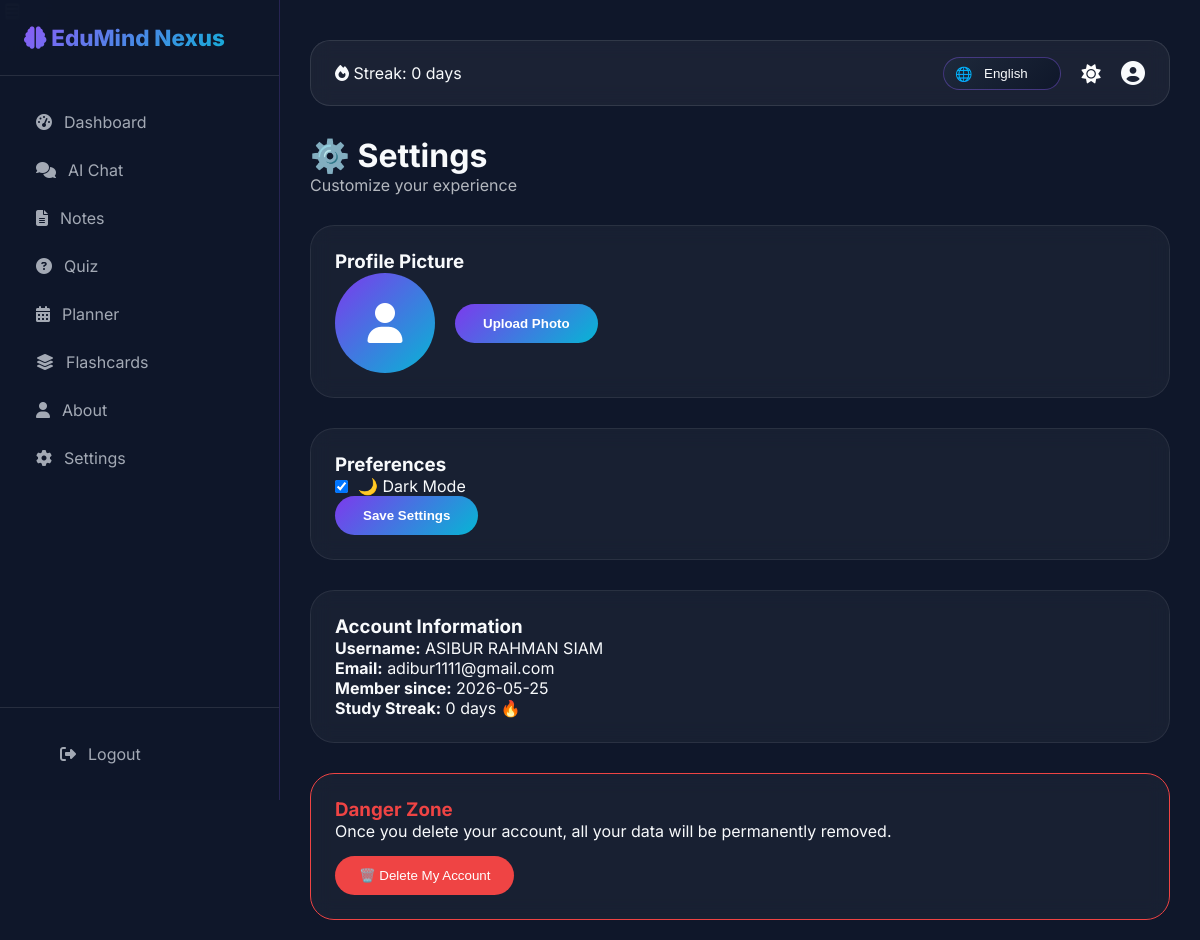
The app's page /settings (signed in) with its own data.
### app.py (models this page shows)
class User(db.Model):
    __tablename__ = 'users'
    id = db.Column(db.Integer, primary_key=True)
    username = db.Column(db.String(80), unique=True, nullable=False)
    email = db.Column(db.String(120), unique=True, nullable=False)
    password_hash = db.Column(db.String(255), nullable=False)
    created_at = db.Column(db.DateTime, default=datetime.utcnow)
    dark_mode = db.Column(db.Boolean, default=True)
    study_streak = db.Column(db.Integer, default=0)
    last_active = db.Column(db.DateTime, default=datetime.utcnow)
    reset_token = db.Column(db.String(100), nullable=True)

### app.py (the view)
@app.route('/settings', methods=['GET', 'POST'])
@login_required
def settings():
    user = User.query.get(session['user_id'])
    if request.method == 'POST':
        dark_mode = request.form.get('dark_mode') == 'on'
        user.dark_mode = dark_mode
        session['dark_mode'] = dark_mode
        db.session.commit()
        flash('Settings updated!', 'success')
    return render_template('settings.html', user=user)

### app.py (called while the page is built)
def login_required(f):
    @wraps(f)
    def decorated(*args, **kwargs):
        if 'user_id' not in session:
            flash('Please login first!', 'warning')
            return redirect(url_for('login'))
        return f(*args, **kwargs)
    return decorated

### templates/settings.html (shortened to what this page needs)
﻿{% extends "base.html" %}
{% block content %}
<div>
    <h1>⚙️ Settings</h1>
    <p style="opacity: 0.7; margin-bottom: 30px;">Customize your experience</p>
    <div class="card" style="margin-bottom: 30px;">
        <h3>Profile Picture</h3>
        <div style="display: flex; align-items: center; gap: 20px; flex-wrap: wrap;">
            <div style="width: 100px; height: 100px; border-radius: 50%; background: linear-gradient(135deg, #7c3aed, #06b6d4); display: flex; align-items: center; justify-content: center; overflow: hidden;">
                {% if session.user_profile_image %}
                <img src="{{ url_for('static', filename='uploads/' + session.user_profile_image) }}" style="width: 100%; height: 100%; object-fit: cover;">
                {% else %}
                <i class="fas fa-user" style="font-size: 40px; color: white;"></i>
                {% endif %}
            </div>
            <div>
                <form id="profileImageForm" method="POST" enctype="multipart/form-data">
                    <button type="button" onclick="document.getElementById('profileImageInput').click()" class="btn-primary">Upload Photo</button>
                </form>
            </div>
        </div>
    </div>
    <div class="card" style="margin-bottom: 30px;">
        <h3>Preferences</h3>
        <form method="POST">
            <div class="form-group">
                <label style="display: flex; align-items: center; gap: 10px; cursor: pointer;">
                    <input type="checkbox" name="dark_mode" {% if user.dark_mode %}checked{% endif %}>
                    🌙 Dark Mode
                </label>
            </div>
            <button type="submit" class="btn-primary">Save Settings</button>
        </form>
    </div>
    <div class="card" style="margin-bottom: 30px;">
        <h3>Account Information</h3>
        <p><strong>Username:</strong> {{ user.username }}</p>
        <p><strong>Email:</strong> {{ user.email }}</p>
        <p><strong>Member since:</strong> {{ user.created_at.strftime('%Y-%m-%d') if user.created_at else 'Just joined' }}</p>
        <p><strong>Study Streak:</strong> {{ user.study_streak }} days 🔥</p>
    </div>
    <div class="card" style="border-color: #ef4444;">
        <h3 style="color: #ef4444;">Danger Zone</h3>
        <p style="margin-bottom: 15px;">Once you delete your account, all your data will be permanently removed.</p>
        <form method="POST" action="{{ url_for('delete_account') }}" onsubmit="return confirm('Are you sure? This action cannot be undone!');">
            <button type="submit" style="background: #ef4444; border: none; padding: 12px 24px; border-radius: 30px; color: white; cursor: pointer;">
                🗑️ Delete My Account
            </button>
        </form>
    </div>
</div>
{% endblock %}

### templates/base.html (shortened to what this page needs)
﻿<!DOCTYPE html>
<html lang="en">
<head>
    <link rel="stylesheet" href="https://cdnjs.cloudflare.com/ajax/libs/font-awesome/6.4.0/css/all.min.css">
</head>
<body class="{{ 'dark' if session.get('dark_mode', True) else 'light' }}">
    <button class="mobile-menu-btn" onclick="toggleSidebar()"></button>
    {% if session.user_id %}
    <div class="sidebar" id="sidebar">
        <div class="sidebar-header"><h2 class="logo"><i class="fas fa-brain"></i> EduMind Nexus</h2></div>
        <div class="sidebar-nav">
            <a href="{{ url_for('dashboard') }}" class="nav-item"><i class="fas fa-tachometer-alt"></i> Dashboard</a>
            <a href="{{ url_for('chat') }}" class="nav-item"><i class="fas fa-comments"></i> AI Chat</a>
            <a href="{{ url_for('notes') }}" class="nav-item"><i class="fas fa-file-alt"></i> Notes</a>
            <a href="{{ url_for('quiz') }}" class="nav-item"><i class="fas fa-question-circle"></i> Quiz</a>
            <a href="{{ url_for('planner') }}" class="nav-item"><i class="fas fa-calendar-alt"></i> Planner</a>
            <a href="{{ url_for('flashcards') }}" class="nav-item"><i class="fas fa-layer-group"></i> Flashcards</a>
            <a href="{{ url_for('about') }}" class="nav-item"><i class="fas fa-user"></i> About</a>
            <a href="{{ url_for('settings') }}" class="nav-item"><i class="fas fa-cog"></i> Settings</a>
        </div>
        <div class="sidebar-footer"><a href="{{ url_for('logout') }}" class="nav-item"><i class="fas fa-sign-out-alt"></i> Logout</a></div>
    </div>
    {% endif %}
    <div class="main-content">
        <div class="top-bar">
            <div>
                {% if session.user_id %}
                <span><i class="fas fa-fire"></i> Streak: {{ session.get('study_streak', 0) }} days</span>
                {% endif %}
            </div>
            <div style="display: flex; align-items: center; gap: 10px; flex-wrap: wrap;">
                {% if session.user_id %}
                <div class="language-selector" style="position: relative;">
                    <select id="languageSelect">
                        <option value="en">English</option>
                    </select>
                </div>
                <button onclick="toggleTheme()" class="theme-toggle">
                    <i class="fas {{ 'fa-sun' if session.get('dark_mode', True) else 'fa-moon' }}"></i>
                </button>
                <div class="user-menu" style="position: relative; cursor: pointer;">
                    <i class="fas fa-user-circle" style="font-size: 1.5rem;"></i>
                </div>
                {% endif %}
            </div>
        </div>
        {% block content %}{% endblock %}
    </div>
</body>
</html>

### templates/base.html (style rules this page uses)
:root { --primary: #7c3aed; --primary-dark: #6d28d9; --primary-light: #8b5cf6; --secondary: #06b6d4; --dark-bg: #0f172a; --light-bg: #f8fafc; --dark-text: #f8fafc; --light-text: #0f172a; --gray: #64748b; }
* { margin: 0; padding: 0; box-sizing: border-box; }
body { font-family: 'Inter', sans-serif; background: var(--dark-bg); color: var(--dark-text); transition: all 0.3s ease; overflow-x: hidden; }
.sidebar { position: fixed; left: 0; top: 0; width: 280px; height: 100vh; background: rgba(15, 23, 42, 0.98); backdrop-filter: blur(15px); border-right: 1px solid rgba(139, 92, 246, 0.2); z-index: 100; transition: transform 0.3s ease; }
.sidebar-header { padding: 24px; border-bottom: 1px solid rgba(255,255,255,0.1); }
.logo { font-size: 1.4rem; font-weight: 800; background: linear-gradient(135deg, #8b5cf6, #06b6d4); -webkit-background-clip: text; background-clip: text; color: transparent; }
.sidebar-nav { padding: 20px 0; }
.nav-item { display: flex; align-items: center; gap: 12px; padding: 12px 24px; color: #e2e8f0; text-decoration: none; transition: all 0.2s; margin: 4px 12px; border-radius: 12px; opacity: 0.7; }
.sidebar-footer { position: absolute; bottom: 0; left: 0; right: 0; padding: 20px 24px; border-top: 1px solid rgba(255,255,255,0.1); }
.main-content { margin-left: 280px; min-height: 100vh; padding: 20px 30px; }
.top-bar { display: flex; justify-content: space-between; align-items: center; margin-bottom: 30px; padding: 12px 24px; background: rgba(255,255,255,0.05); backdrop-filter: blur(10px); border-radius: 20px; border: 1px solid rgba(255,255,255,0.1); flex-wrap: wrap; gap: 15px; }
.language-selector select { background: linear-gradient(135deg, #1e293b, #0f172a); border: 1px solid rgba(139,92,246,0.4); color: #f8fafc; padding: 8px 32px 8px 40px; border-radius: 30px; cursor: pointer; appearance: none; }
.language-selector::before { content: '🌐'; position: absolute; left: 12px; top: 50%; transform: translateY(-50%); font-size: 14px; }
.theme-toggle { background: none; border: none; color: white; font-size: 1.2rem; cursor: pointer; width: 40px; height: 40px; border-radius: 50%; }
.card { background: rgba(255,255,255,0.04); backdrop-filter: blur(10px); border: 1px solid rgba(255,255,255,0.08); border-radius: 24px; padding: 24px; transition: all 0.3s; }
.btn-primary { background: linear-gradient(135deg, #7c3aed, #06b6d4); border: none; padding: 12px 28px; border-radius: 30px; color: white; font-weight: 600; cursor: pointer; transition: all 0.2s; text-decoration: none; display: inline-block; }

### records on screen
User: dark_mode "☑", username "ASIBUR RAHMAN SIAM", email "adibur1111@gmail.com", created_at "2026-05-25", study_streak "0"

### other values on screen
{{ session.get('study_streak', 0) }} "0"
